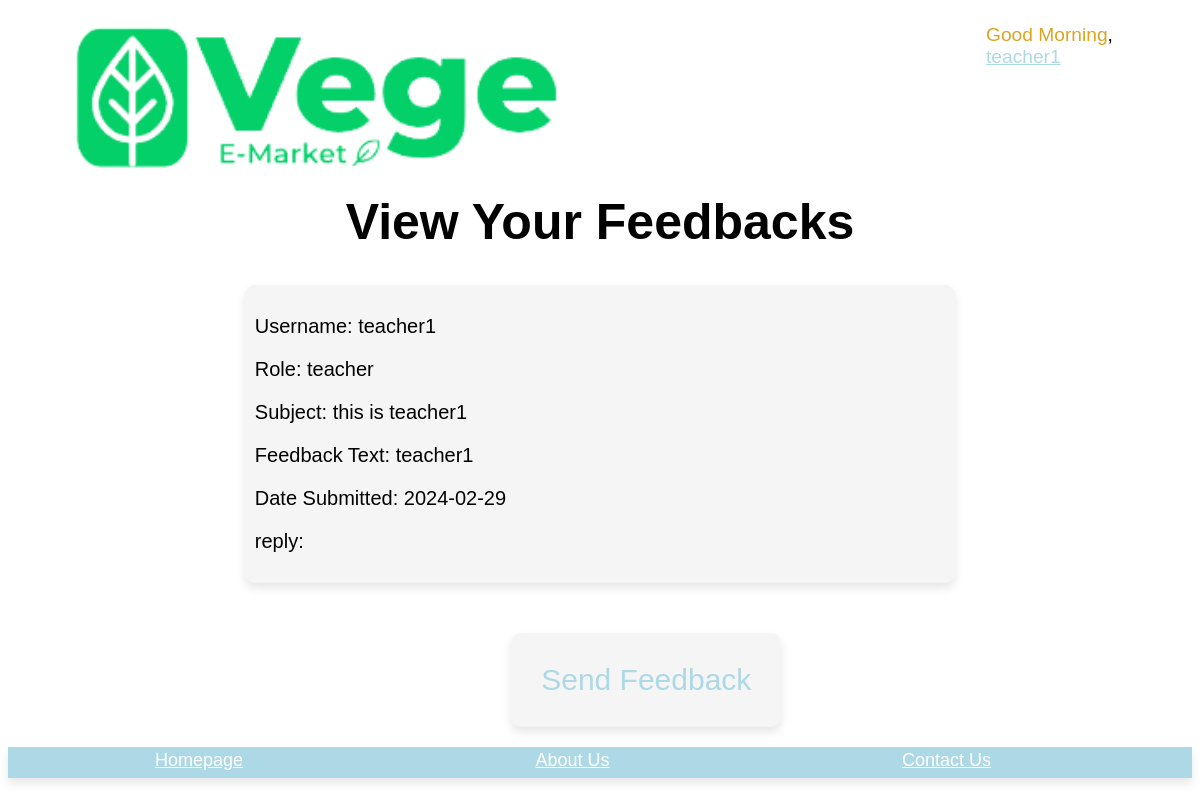
The app's page /teacher/teacher_feedback.php (signed in) with its own data.
### tables this page shows
CREATE TABLE IF NOT EXISTS `feedback` (
  `feedbackID` varchar(100) NOT NULL,
  `userID` varchar(100) NOT NULL,
  `Feedback_Text` text NOT NULL,
  `subject` varchar(500) NOT NULL,
  `date_created` date NOT NULL,
  `reply` varchar(9999) NOT NULL,
  `role` varchar(255) NOT NULL,
  PRIMARY KEY (`feedbackID`),
  KEY `userID` (`userID`)
);

CREATE TABLE IF NOT EXISTS `user` (
  `userID` varchar(100) NOT NULL,
  `username` varchar(100) NOT NULL,
  `gender` varchar(10) NOT NULL,
  `email` varchar(100) NOT NULL,
  `phone` varchar(100) NOT NULL,
  `birthday` date NOT NULL,
  `password` varchar(100) NOT NULL,
  `AccStatus` varchar(100) NOT NULL,
  `role` varchar(10) NOT NULL,
  `Profile_Pic` varchar(255) NOT NULL,
  PRIMARY KEY (`userID`)
);

### teacher/teacher_feedback.php (the view, shortened to what this page needs)
<?php
include '../includes/header.php';
$currentUserID = $_SESSION['userID'];
$selectFeedbackQuery = "SELECT feedback.*, user.username, user.role FROM feedback
                        INNER JOIN user ON feedback.userID = user.userID
                        WHERE user.userID = '$currentUserID'";;
$feedbackResult = mysqli_query($conn, $selectFeedbackQuery);
?>
<!DOCTYPE html>
<html lang="en">
<head>
</head>
<body>
    <h1> View Your Feedbacks</h1>
    <?php
    if (mysqli_num_rows($feedbackResult) > 0) {
        while ($row = mysqli_fetch_assoc($feedbackResult)) {
            echo "<div class='feedback-container'>";
            echo "<div class='feedback-content'>";
            echo "<p>Username: {$row['username']}</p>";
            echo "<p>Role: {$row['role']}</p>";
            echo "<p>Subject: {$row['subject']}</p>";
            echo "<p>Feedback Text: {$row['Feedback_Text']}</p>";
            echo "<p>Date Submitted: {$row['date_created']}</p>";
            echo "<p>reply: {$row['reply']}</p>";
            echo "</div>";
            echo "</div>";
        }
    } else {
        echo "<h2>Currently you did not submit any feedbacks.</h2>";
    }
    ?>
    <div class='send-feedback'>
    <a type="button" value="Send Feedback" class="form-btn" href='./feedback.php'>Send Feedback</a>
    </div>
    </body>
    </html>
    <?php
    include '../includes/footer.php';
?>

### teacher/teacher_feedback.php (style rules this page uses)
.feedback-container { padding: 10px; margin-bottom: 10px; background-color: whitesmoke; margin-left: 20%; margin-right: 20%; border-radius: 10px; box-shadow: 0 5px 10px rgba(0, 0, 0, .1); margin-bottom: 40px; }
.feedback-content { flex-direction: column; justify-content: left; align-items: center; font-size: 20px; font-family: Arial, Helvetica, sans-serif; }
h1 { text-align: center; font-size: 50px; font-family: Arial, Helvetica, sans-serif }
.form-btn { display: inline-block; padding: 30px; font-size: 20px; color: lightblue ; margin: 0 5px; text-transform: capitalize; background-color: whitesmoke; margin-top: 10px; margin-left: 42.5%; margin-bottom: 20px; border-radius: 10px; box-shadow: 0 5px 10px rgba(0, 0, 0, .1); cursor: pointer; text-decoration: none; font-family: Arial, Helvetica, sans-serif; font-size: 30px; }

### records on screen
feedback: userID.username "teacher1", userID.role "teacher", subject "this is teacher1", Feedback_Text "teacher1", date_created "2024-02-29"

### other values on screen
$username "teacher1"
